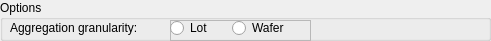
          <widget class="QGroupBox" name="groupSQL_Genealogy_YieldVsParameter_Options">
           <property name="geometry">
            <rect>
             <x>10</x>
             <y>200</y>
             <width>491</width>
             <height>41</height>
            </rect>
           </property>
           <property name="title">
            <string>Options</string>
           </property>
           <widget class="QLabel" name="labelSQL_Genealogy_YieldVsParameter_TestingStage_Granularity">
            <property name="geometry">
             <rect>
              <x>10</x>
              <y>20</y>
              <width>141</width>
              <height>16</height>
             </rect>
            </property>
            <property name="text">
             <string>Aggregation granularity:</string>
            </property>
            <property name="wordWrap">
             <bool>false</bool>
            </property>
           </widget>
           <widget class="QFrame" name="frameSQL_Genealogy_YieldVsParameter_Granularity">
            <property name="geometry">
             <rect>
              <x>170</x>
              <y>20</y>
              <width>141</width>
              <height>21</height>
             </rect>
            </property>
            <property name="frameShape">
             <enum>QFrame::StyledPanel</enum>
            </property>
            <property name="frameShadow">
             <enum>QFrame::Raised</enum>
            </property>
            <widget class="QRadioButton" name="radioSQL_Genealogy_YieldVsParameter_Granularity_Lot">
             <property name="geometry">
              <rect>
               <x>0</x>
               <y>0</y>
               <width>51</width>
               <height>16</height>
              </rect>
             </property>
             <property name="text">
              <string>Lot</string>
             </property>
            </widget>
            <widget class="QRadioButton" name="radioSQL_Genealogy_YieldVsParameter_Granularity_Wafer">
             <property name="geometry">
              <rect>
               <x>62</x>
               <y>0</y>
               <width>71</width>
               <height>16</height>
              </rect>
             </property>
             <property name="text">
              <string>Wafer</string>
             </property>
            </widget>
           </widget>
          </widget>
